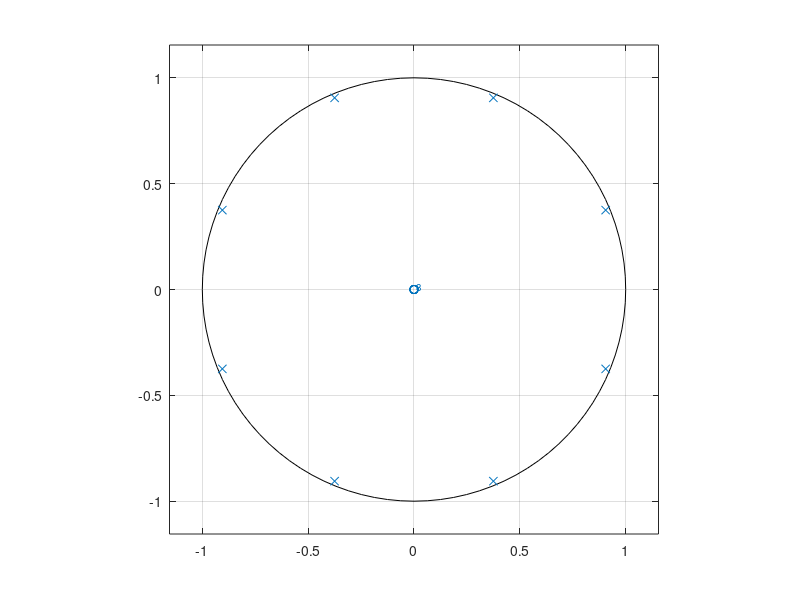
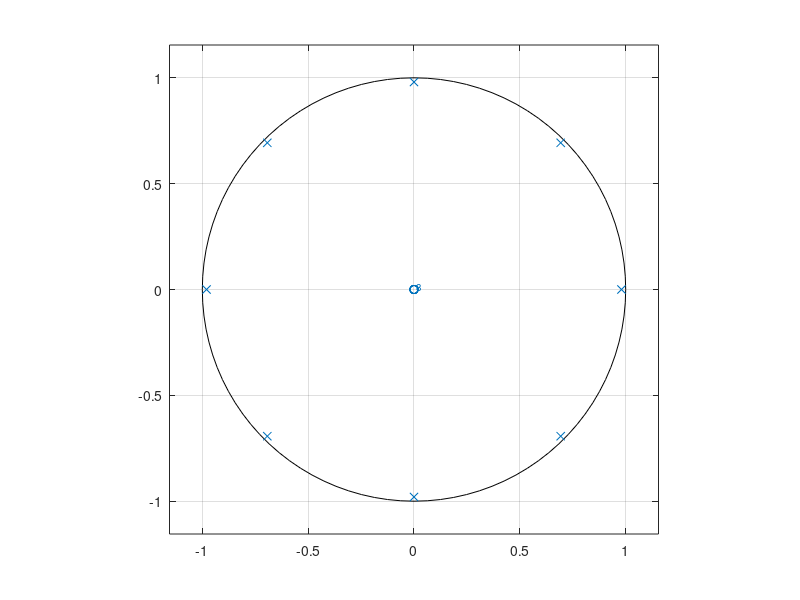
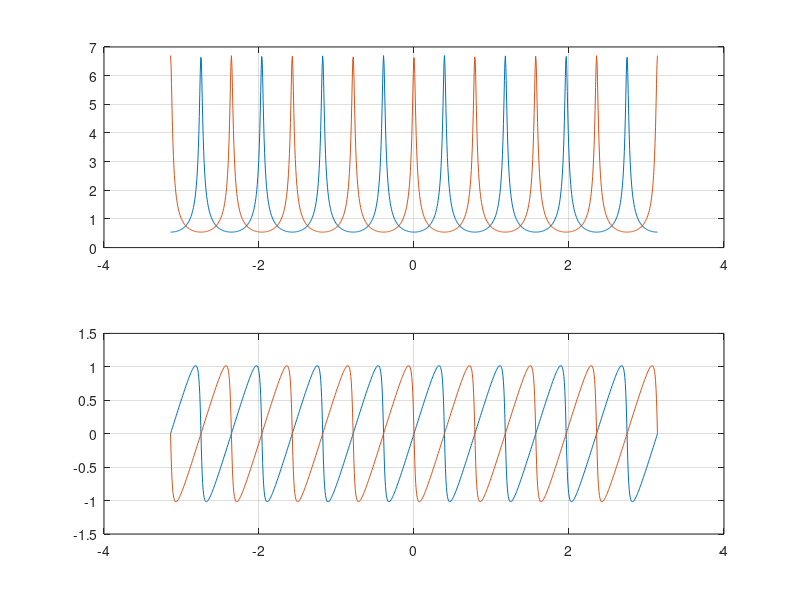

These charts were generated, in order, by the following MATLAB code:
clear all
close all
clc
L=8;R=0.98;
a_1=[1 0 0 0 0 0 0 0 R^L];
a_2=[1 0 0 0 0 0 0 0 -R^L];
w=linspace(-pi,pi,1000);
H_1=freqz(1,a_1,w);H_2=freqz(1,a_2,w);
figure
zplane(1,a_1)
figure
zplane(1,a_2)
figure
subplot(211);plot(w,abs(H_1));hold on;plot(w,abs(H_2));grid on;
subplot(212);plot(w,angle(H_1));hold on;plot(w,angle(H_2));grid on;
